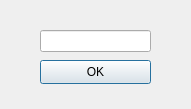
<?xml version="1.0" encoding="UTF-8"?>
<ui version="4.0">
 <class>ModelSaveDialog</class>
 <widget class="QDialog" name="ModelSaveDialog">
  <property name="geometry">
   <rect>
    <x>0</x>
    <y>0</y>
    <width>191</width>
    <height>109</height>
   </rect>
  </property>
  <property name="windowTitle">
   <string>Dialog</string>
  </property>
  <widget class="QLineEdit" name="modelSaveInput">
   <property name="geometry">
    <rect>
     <x>40</x>
     <y>30</y>
     <width>111</width>
     <height>22</height>
    </rect>
   </property>
  </widget>
  <widget class="QPushButton" name="pushButton">
   <property name="geometry">
    <rect>
     <x>40</x>
     <y>60</y>
     <width>111</width>
     <height>24</height>
    </rect>
   </property>
   <property name="text">
    <string>OK</string>
   </property>
  </widget>
 </widget>
 <resources/>
 <connections/>
</ui>
